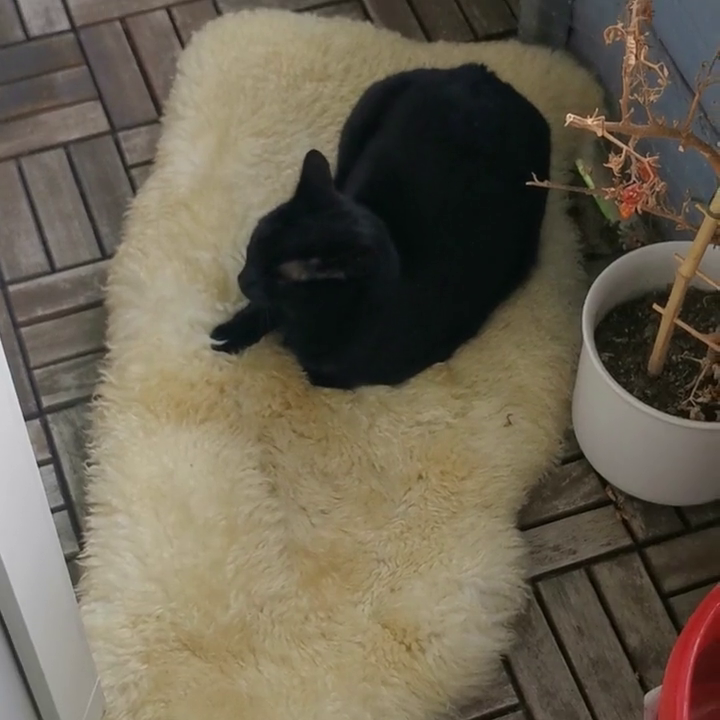
#> input picture frame 23 of LAB-1/Lab_1_Presentation/cats.mp4, 720 x 720 px, given in place of the camera
$ python vid.py
#> lines starting #> are read from the running program, lines starting #| are printed output that depends on the picture
### LAB-1/Lab_1_Presentation/camera_widget.py
from typing import Optional
import numpy as np
import cv2
import opencv_jupyter_ui as jcv2


def cv2_write_text(img: np.ndarray, text: str, position: tuple[int, int], color: tuple[int, int, int] = (255, 255, 255)) -> None:
    """Helper function for writing text with a black border, in a predefined font."""
    cv2.putText(img, text, position, cv2.FONT_HERSHEY_PLAIN, 2, (0, 0, 0), 6)
    cv2.putText(img, text, position, cv2.FONT_HERSHEY_PLAIN, 2, color, 2)


# [45 lines left out: function cv2_snap, not called in this run]


def cv2_vid() -> tuple[float, np.ndarray]:
    """
    Utility for taking videos with your webcam.

    * If run from the CLI, it opens a normal OpenCV window. Use SPACE to start/stop recording, and ESC to finish.
    * If run from a notebook, it uses `opencv-jupyter-ui` to embed a view in the notebook.
    * On completion, returns a tuple `(fps, video)`, with `video` in RGB.
    """

    cam = cv2.VideoCapture(0)
    fps = cam.get(cv2.CAP_PROP_FPS)

    video = []
    playback_idx = 0

    last_recording = False
    recording = False

    try:
        while True:
            ret, frame = cam.read()
#> frame is the input picture: shape (720, 720, 3); mean B, G, R 81.2, 97.9, 106.4
            if not ret:
                raise("OpenCV found an error reading the next frame.")


            (h, w, c) = frame.shape
#> h = 720; w = 720; c = 3
            display = np.zeros_like(frame, shape=(h, w*2, c))
            display[:, :w, :] = frame
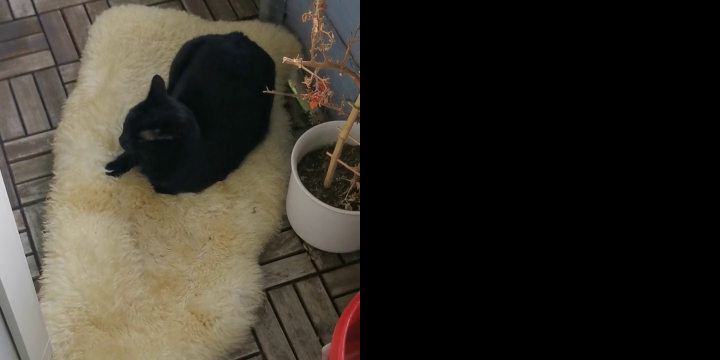
#> display: shape (720, 1440, 3) (shown at 1/2 size); mean B, G, R 40.6, 48.9, 53.2

            if len(video) > 0:
                playback_idx = (playback_idx + 1) % len(video)
                display[:, w:, :] = video[playback_idx]

            if recording:
                if not last_recording:
                    video = []
                cv2_write_text(img=display, text="RECORDING. Press SPACE to stop.", position=((11 * w) // 10, (8 * h) // 10), color=(127, 127, 255))
                video.append(frame)
            else:
                cv2_write_text(img=display, text="STOPPED. Press SPACE to start.", position=((11 * w) // 10, (8 * h) // 10), color=(127, 127, 127))

            last_recording = recording

            cv2_write_text(img=display, text="Press ESC to exit", position=((11 * w) // 10, (9 * h) // 10))
#> call 2 of cv2_write_text, with text = 'Press ESC to exit', position = (792, 648), color = (255, 255, 255)
#> in cv2_write_text (call 2), `cv2.putText(img, text, position, cv2.FONT_HERSHEY_PLAIN, 2, color, 2)`:
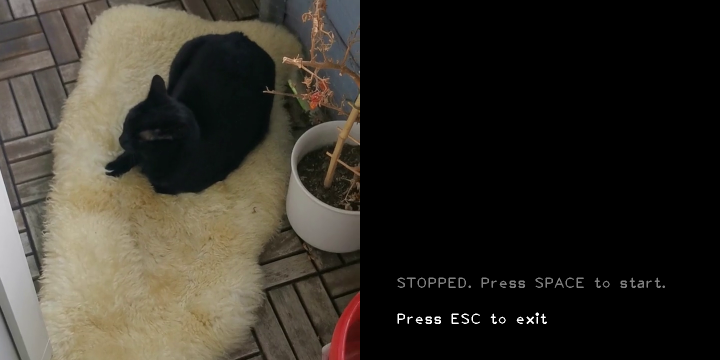
#> img: shape (720, 1440, 3) (shown at 1/2 size); mean B, G, R 41.3, 49.7, 53.9

            jcv2.imshow("vid", display)
#> (this line was passed over: opencv_jupyter_ui is not available in this run)

            key = jcv2.waitKey(1) & 0xFF
            if key == 27: # ESC to exit
                break
            elif key == 32: # SPACE to switch from recording to not.
                recording = not recording
    finally:
        cam.release()
        jcv2.destroyAllWindows()
#> (this line was passed over: opencv_jupyter_ui is not available in this run)

    # Need to convert to RGB format for compatibility with everyone else.
    if len(video) == 0:
        converted = np.empty(shape=())
    else:
        converted = np.stack([ cv2.cvtColor(frame, cv2.COLOR_BGR2RGB) for frame in video ], axis=0)

    return fps, converted

### LAB-1/Lab_1_Presentation/vid.py
#!/bin/env -S python3 -u


import numpy as np
import imageio.v3 as iio
from camera_widget import cv2_vid


def main():
    fps, vid = cv2_vid()
    iio.imwrite("vid.mp4", vid, fps=fps)


if __name__ == "__main__":
    main()
#> (the call stopped at in cv2_vid, `key = jcv2.waitKey(1) & 0xFF`: opencv_jupyter_ui is not available in this run)

$ run again, starting later in the video
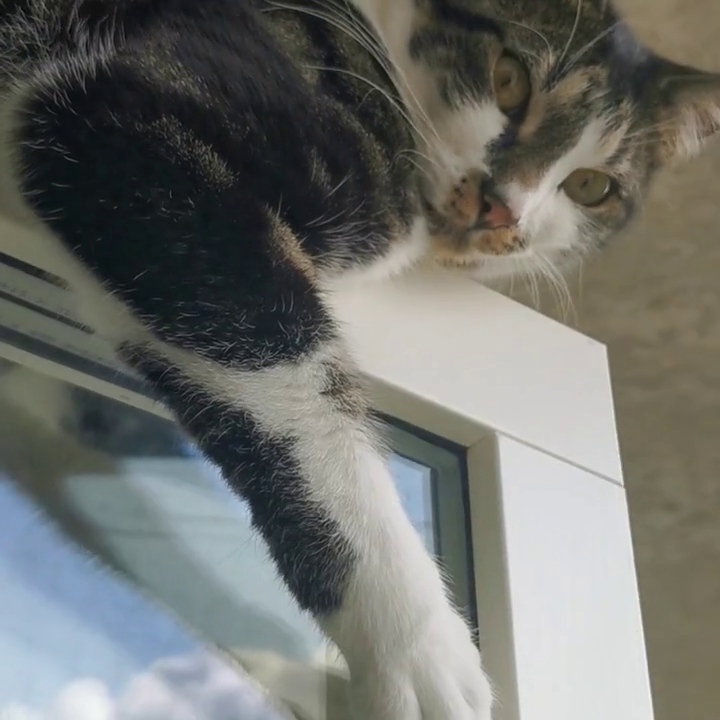
#> input picture frame 106 of LAB-1/Lab_1_Presentation/cats.mp4, 720 x 720 px, given in place of the camera
#> in cv2_vid, frame is the input picture: shape (720, 720, 3); mean B, G, R 108.8, 113.3, 111.9
#> in cv2_vid, `display[:, :w, :] = frame`:
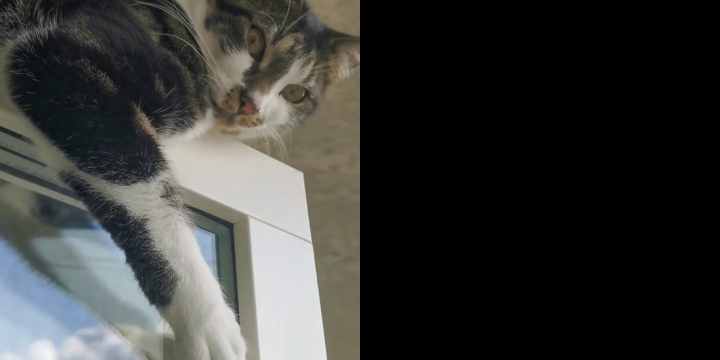
#> display: shape (720, 1440, 3) (shown at 1/2 size); mean B, G, R 54.4, 56.6, 55.9
#> in cv2_write_text (call 2), `cv2.putText(img, text, position, cv2.FONT_HERSHEY_PLAIN, 2, color, 2)`:
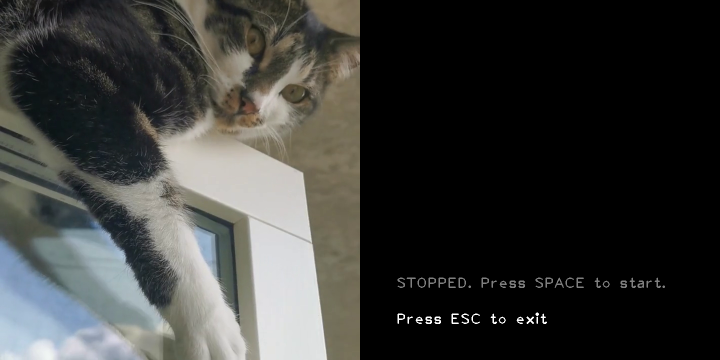
#> img: shape (720, 1440, 3) (shown at 1/2 size); mean B, G, R 55.1, 57.4, 56.7

$ run again, starting later in the video
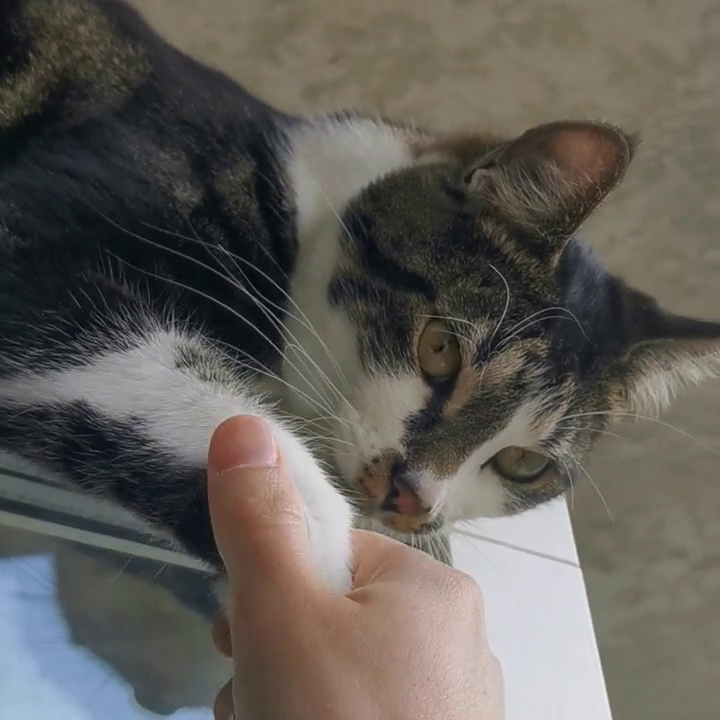
#> input picture frame 188 of LAB-1/Lab_1_Presentation/cats.mp4, 720 x 720 px, given in place of the camera
#> in cv2_vid, frame is the input picture: shape (720, 720, 3); mean B, G, R 88.2, 93.9, 97.9
#> in cv2_vid, `display[:, :w, :] = frame`:
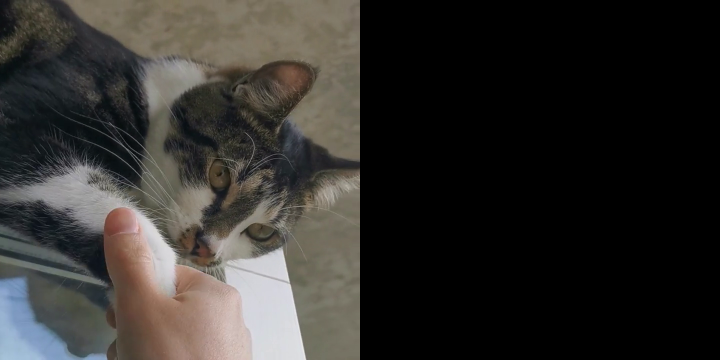
#> display: shape (720, 1440, 3) (shown at 1/2 size); mean B, G, R 44.1, 47, 48.9
#> in cv2_write_text (call 2), `cv2.putText(img, text, position, cv2.FONT_HERSHEY_PLAIN, 2, color, 2)`:
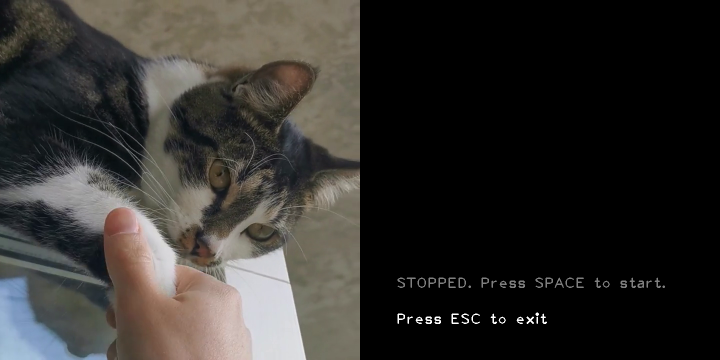
#> img: shape (720, 1440, 3) (shown at 1/2 size); mean B, G, R 44.8, 47.7, 49.7
